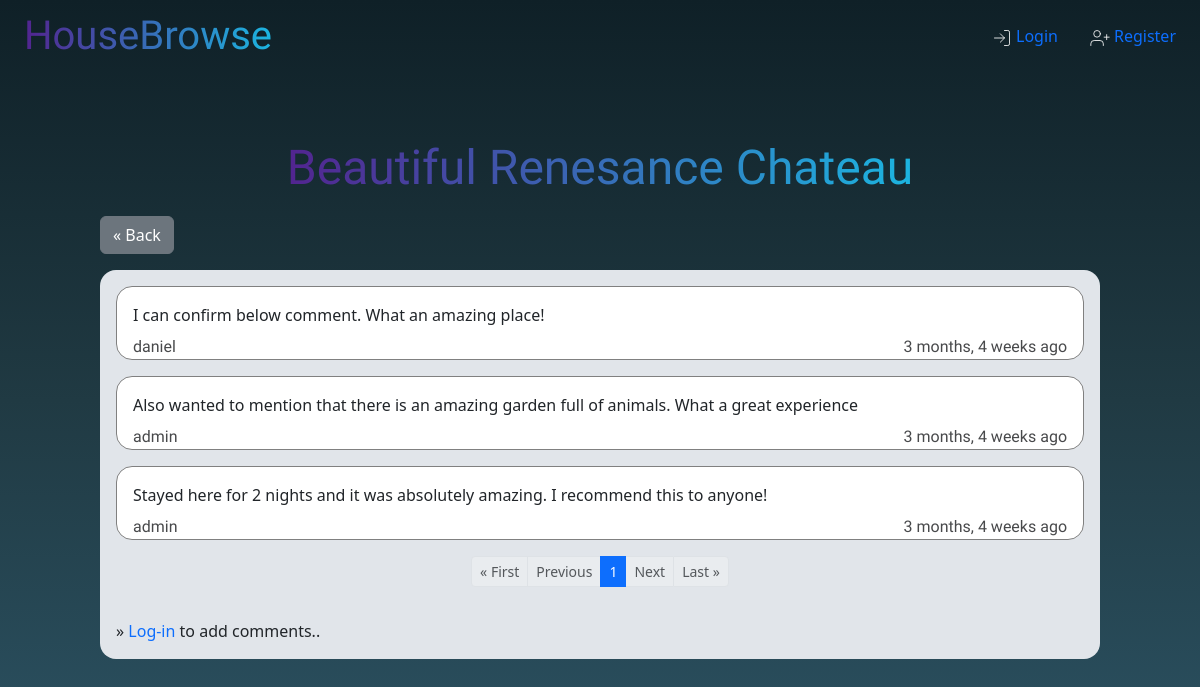
Before: /comments/27 with the older database file.
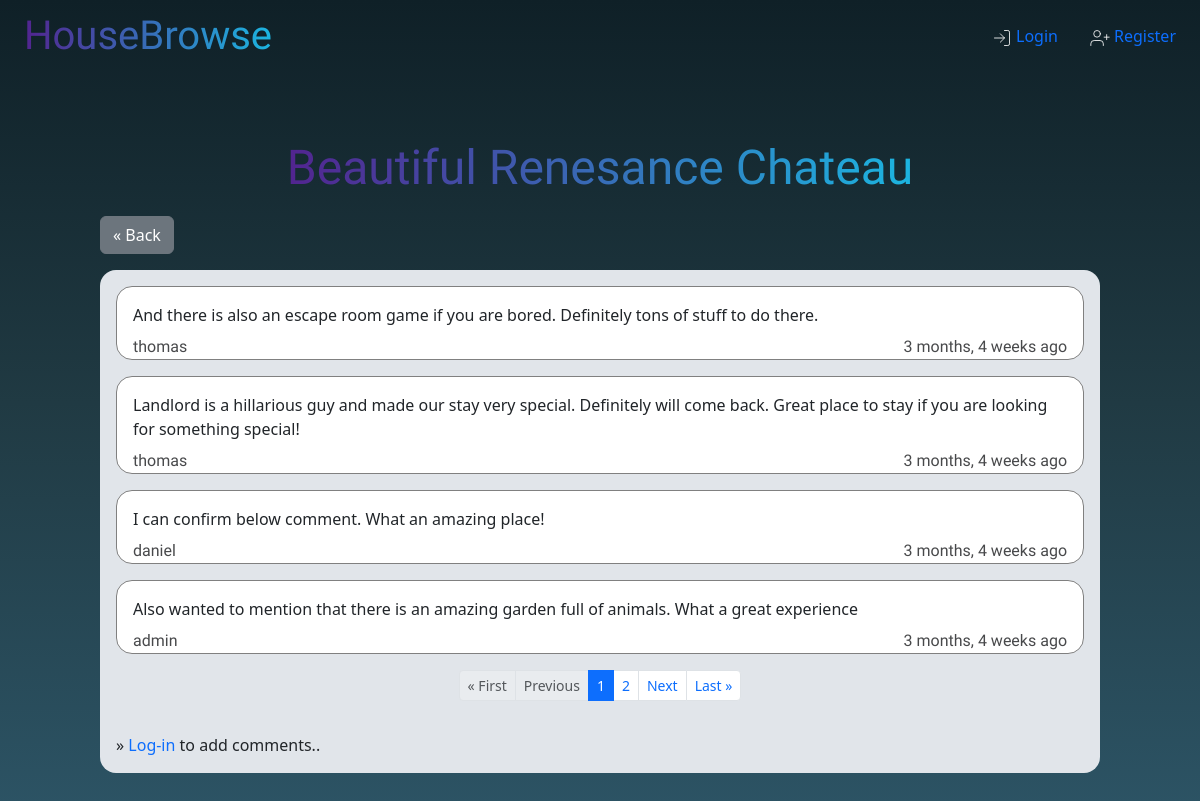
After: the same page with the newer database file.
### booking/models.py (models this page shows, shortened)
class Comment(models.Model):
    comment = models.TextField(max_length=300, null=True)
    user = models.ForeignKey(User, null=True, on_delete=models.CASCADE, related_name="user")
    listing = models.ForeignKey(Listing, null=True, on_delete=models.CASCADE, related_name="listing")
    timestamp = models.DateTimeField(auto_now_add=True, null=True)

class User(AbstractUser):
    def __str__(self):
        return f"{self.username}"

### booking/views.py (the view, shortened to what this page needs)
# urls.py: path("comments/<int:listing_id>", views.comments_view, name="comments"),
def comments_view(request, listing_id):
    listing = Listing.objects.get(id=listing_id)
    comments_desc = Comment.objects.filter(listing__id=listing_id).order_by("-timestamp")
    paginator = Paginator(comments_desc, 4)
    page = request.GET.get('page')
    comments = paginator.get_page(page)
    comment_form = PostComment()
    if request.method == "GET":
        return render(request, "booking/comments.html", {
            "listing": listing,
            "comments": comments,
            "comment_form": comment_form
        })

### booking/templates/booking/comments.html (shortened to what this page needs)
{% extends "booking/base.html" %}
{% load static %}
{% block body %}
<div class="comments_container">
    <h1 class="heading" style="font-size: max(4vw, 40px);">{{ listing.title }}</h1><br/>
    <div class="back_to_detail">
        <a href="{% url 'booking:detail' listing.id %}"><button class="btn btn-secondary">&laquo Back</button></a>
    </div>
    <div class="comments_window">
        {% if comments %}
            {% for comment in comments %}
                <div class="comments">
                    <div class="comment">
                        {{ comment.comment }}
                    </div>
                    <div class="comment_creator">
                            <div>{{ comment.user}}</div>
                            <div>{{ comment.timestamp| timesince }} ago</div>
                    </div>
                </div>
            {% endfor %}
        {% endif %}
        <div class="paginator">
            <nav aria-label="Page navigation">
                <ul class="pagination justify-content center pagination-sm">
                    {% if comments.has_previous %}
                        <li class="page-item"><a class="page-link" href="?page=1">&laquo First</a></li>
                        <li class="page-item"><a class="page-link" href="?page={{ comments.previous_page_number }}">Previous</a></li>
                    {% else %}
                        <li class="page-item disabled"><a class="page-link" href="#">&laquo First</a></li>
                        <li class="page-item disabled"><a class="page-link" href="#">Previous</a></li>
                    {% endif %}
                    {% for i in comments.paginator.page_range %}
                        {% if comments.number == i %}
                            <li class="page-item active"><span class="page-link">{{ i }}</span></li>
                        {% elif i > comments.number|add:'-3' and i < comments.number|add:'3' %}
                            <li class="page-item"><a class="page-link" href="?page={{ i }}">{{ i }}</a></li>
                        {% endif %}
                    {% endfor %}
                    {% if comments.has_next %}
                        <li class="page-item"><a class="page-link" href="?page={{ comments.next_page_number }}">Next</a></li>
                        <li class="page-item"><a class="page-link" href="?page={{ comments.paginator.num_pages }}">Last &raquo</a></li>
                    {% else %}
                        <li class="page-item disabled"><a class="page-link" href="#">Next</a></li>
                        <li class="page-item disabled"><a class="page-link" href="#">Last &raquo</a></li>
                    {% endif %}
                </ul>
            </nav>
        </div>
            {% if request.user.is_authenticated %}
                <form action="" method="POST">
                    <div class="add_comment">
                        {% csrf_token %}
                        {{ comment_form }}
                    </div>
                    <div class="comment_submit_section">
                        <button class="btn btn-success" type="submit" name="sub_comment" value="sub_comment">Post Comment</button>
                    </div>
                </form>
            {% else %}
                <div>&raquo <a href="{% url 'booking:login' %}">Log-in </a> to add comments..</div>
            {% endif %}
    </div>
</div>
{% endblock %}

### booking/templates/booking/base.html (shortened to what this page needs)
{% load static %}
<!DOCTYPE html>
<html lang="en">
    <head>
        <link href="https://cdn.jsdelivr.net/npm/bootstrap@5.3.0-alpha3/dist/css/bootstrap.min.css" rel="stylesheet">
        <link href="{% static 'booking/styles.css' %}" rel="stylesheet">
    </head>
    <body>
        <ul class="nav nav_top">
            <li class="nav-item">
                <a class="nav-link" href="{% url 'booking:index' %}"><h1 class="heading">HouseBrowse</h1></a>
            </li>
            {% if not request.user.is_authenticated %}
            <div class="right_nav">
                <li class="nav-item anonymous_right_nav">
                    <a class="nav-link" href="{% url 'booking:login' %}"><img class="anonymouseimg" src="{% static 'booking/log-in.svg' %}" style="padding-right: 0.25rem;">Login</a>
                </li>
                <li class="nav-item anonymous_right_nav">
                    <a class="nav-link" href="{% url 'booking:register' %}"><img class="anonymouseimg" src="{% static 'booking/user-plus.svg' %}" style="padding-right: 0.25rem;">Register</a>
                </li>
            </div>
            {% endif %}
        </ul>
    {% block body %}
    {% endblock %}
    </body>
</html>

### booking/static/booking/styles.css (style rules this page uses)
body { min-height: 100vh; width: 100%; min-width: 360px; background-attachment: fixed; background: linear-gradient(to bottom, #0f2027, #203a43, #2c5364); }
.nav_top { display: flex; justify-content: space-between; padding: 0; align-items: center; padding: 0.5rem; padding-bottom: 3rem; flex-wrap: nowrap; }
.right_nav { display: flex; }
.heading { background-image: linear-gradient(to right, #52248f, #1cb5e0); background-clip: text; -webkit-background-clip: text; color: transparent; font-family: 'Josefin Sans', sans-serif; margin: 0; padding: 0; line-height: 1; }
.anonymous_right_nav { color:white; }
a, a:hover { text-decoration: none; transition: color 0.3s ease-in-out; }
.back_to_detail { width: 100%; max-width: 1000px; display: flex; padding: 0 0 1rem 0; align-self: center; }
.comments_container { width: 95%; margin: auto; display: flex; flex-direction: column; align-items: center; padding: 2rem 0; }
.comment { border-radius: 1rem; padding: 0.5rem; }
.comments_window { display: flex; flex-direction: column; width: 100%; max-width: 1000px; border-radius: 1rem 1rem 1rem 1rem; background-color: #e1e5ea; padding: 1rem; gap: 1rem; }
.comments { width: 100%; border: 1px solid grey; border-radius: 1rem; padding: 0.5rem 0.5rem 0 0.5rem; display: flex; flex-direction: column; justify-content: space-between; background-color: white; }
.comment { display: flex; }
.comment_creator { display: flex; justify-content: space-between; color: #48494B; font-family: 'Baloo 2'; padding: 0 0.5rem 0 0.5rem; }
.paginator { display: flex; justify-content: center; gap: 0.5rem; }

Changed rows visible on the page:
no longer on this page (row unchanged): Comment: comment "Stayed here for 2 nights and it was absolutely amazing. I recommend this to anyone!", user "admin", timestamp "3 months, 4 weeks"
added Comment: comment "And there is also an escape room game if you are bored. Definitely tons of stuff to do there.", user "thomas", timestamp "3 months, 4 weeks"
added Comment: comment "Landlord is a hillarious guy and made our stay very special. Definitely will come back. Great place to stay if you are looking for something special!", user "thomas", timestamp "3 months, 4 weeks"
Other visible differences:
new list line: "2"
